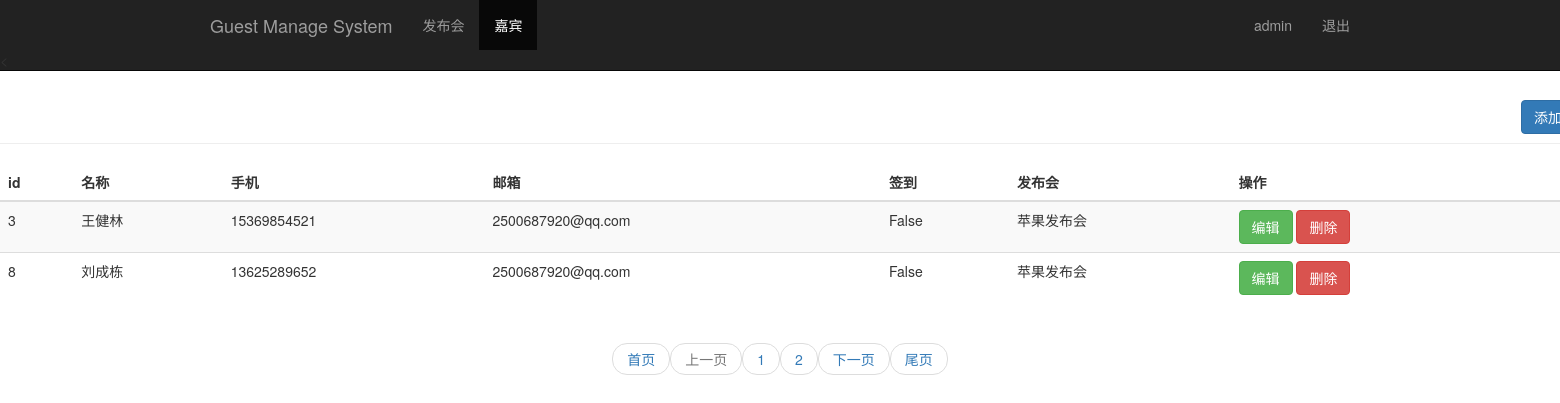
The app's page /guest_manage (signed in) with its own data.
### text/models.py (models this page shows)
class Guest(models.Model):
    event = models.ForeignKey("Event",on_delete=models.CASCADE)
    realname = models.CharField(max_length=64)
    phone = models.CharField(max_length=16)
    email = models.EmailField()
    sign = models.BooleanField()
    create_time = models.DateTimeField(auto_now=True)
    class Meta:
        unique_together = ("event","phone")

class Event(models.Model):
    name = models.CharField(max_length=100)                                                             #发布会标题
    limit = models.IntegerField()                                                                       #参加人数
    status = models.BooleanField()                                                                      #状态
    address = models.CharField(max_length=200)                                                          #地址
    start_time = models.DateTimeField("events time")                                                   #发布会时间
    create_time = models.DateTimeField(auto_now=True)                                                   #自动获取当前时间
    def __str__(self):
        return self.name

### text/views.py (the view)
# urls.py: url(r'^guest_manage',views.guest_manage),
def guest_manage(request):
    guestinfor_list= Guest.objects.all().count()
    GUEST_LIST= Guest.objects.all()
    username = request.session.get("user")
    pager_obj = Pagination(request.GET.get('page', 1), guestinfor_list, request.path_info, request.GET)
    guest_list = GUEST_LIST[pager_obj.start:pager_obj.end]
    html = pager_obj.page_html()
    return render(request, 'guest_manage.html', {'user': username,"guests":guest_list,"page_html": html})

### utils/pager.py (called while the page is built)
    @property
    def start(self):
        return (self.current_page - 1) * self.per_page_count

    @property
    def end(self):
        return self.current_page * self.per_page_count

### templates/guest_manage.html (shortened to what this page needs)
<!DOCTYPE html>
<html lang="en">
<head>
        <link rel="stylesheet" href="/static/bootstrap-3.3.7/css/bootstrap.min.css">
</head>
<body role="document">
<nav class="navbar navbar-inverse navbar-fixed-top">
    <div class="container">
        <div class="navbar-header">
            <a href="/event_manage/" class="navbar-brand">Guest Manage System</a>
        </div>
        <div id="navbar" class="coolapse navbar-collapse">
            <ul class="nav navbar-nav">
                <li ><a href="/event_manage/">发布会</a></li>
                <li class="active"><a href="#">嘉宾</a></li>
            </ul>
            <ul class="nav navbar-nav navbar-right">
                <li><a href="#">{{ user }}</a></li>
                <li ><a href="/logout/">退出</a></li>
            </ul>
        </div>
    </div>
<</nav>
<div class="page-header" style="padding-top: 60px;">
    <div id="navbar" class="navbar-collapse collapse">
            <a href="/guest_add/" style="padding-left: 1506px;">
            <button class="btn btn-primary" >添加</button>
        </a>
    </div>
</div>
<div class="row">
    <div class="col-md-12">
        <table class="table table-striped">
            <thead>
            <tr>
                <th>id</th>
                <th>名称</th>
                <th>手机</th>
                <th>邮箱</th>
                <th>签到</th>
                <th>发布会</th>
                <th>操作</th>
            </tr>
            </thead>
            <tbody>
            {% for guest in guests %}
                <tr>
                <td>{{ guest.id }}</td>
                <td>{{ guest.realname }}</td>
                <td>{{ guest.phone }}</td>
                <td>{{ guest.email }}</td>
                <td>{{ guest.sign }}</td>
                <td>{{ guest.event }}</td>
                <td>
                    <a href="/guest_edit/{{ guest.id }}">
                        <button class="btn btn-success">编辑</button>
                    </a>
                    <a href="/guest_del/{{ guest.id }}">
                         <button class="btn btn-danger">删除</button>
                    </a>
                </td>
                </tr>
            {% endfor %}
            </tbody>
        </table>
    </div>
</div>
  <div class="pager">
        {{ page_html|safe }}
    </div>
</body>
</html>

### records on screen
Guest: id "3", realname "王健林", phone "15369854521", email "2500687920@qq.com", sign "False", event "苹果发布会"
Guest: id "8", realname "刘成栋", phone "13625289652", email "2500687920@qq.com", sign "False", event "苹果发布会"

### other values on screen
{{ user }} "admin"
{{ page_html|safe }} "首页 上一页 1 2 下一页 尾页"
